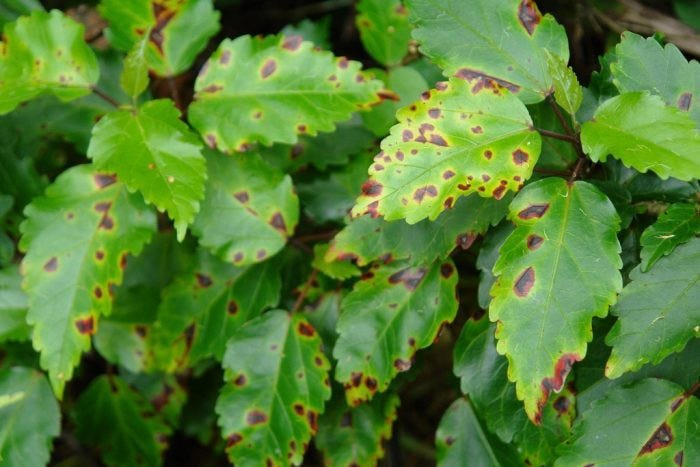
#> input picture uploads/image1.jpg, 700 x 467 px
$ python -i app.py   (imports and definitions only)
#> lines starting #> are read from the running program, lines starting #| are printed output that depends on the picture
#> further down, picture is the input picture: shape (467, 700, 3); mean B, G, R 51, 126.5, 84.7
import os
from flask import Flask, render_template, request, redirect, url_for, send_from_directory
import cv2
import numpy as np
from skimage.feature import hog
from skimage.io import imread
import joblib

# Initialize the Flask app
# [1 line not run here, left out]

# Create the 'uploads' folder if it doesn't exist
UPLOAD_FOLDER = 'uploads'
# [2 lines not run here, left out]

# [1 line that did not run here, left out]

# Function to extract features from an image
def extract_features(image):
    fixed_size = (128, 128)
    image = cv2.resize(image, fixed_size)
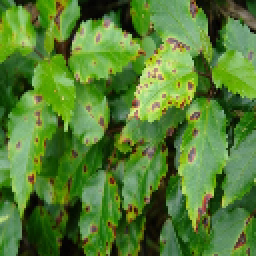
#> image: shape (128, 128, 3) (shown 2 times larger); mean of channels 0, 1, 2 50.8, 126.3, 84.5; drawn as B, G, R
    gray = cv2.cvtColor(image, cv2.COLOR_BGR2GRAY)
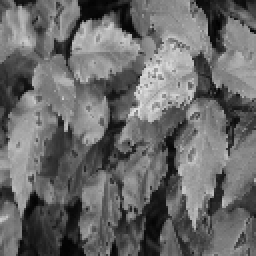
#> gray: shape (128, 128) (shown 2 times larger); min 2, max 225, mean 105.2
    hog_features, _ = hog(gray, block_norm='L2-Hys', pixels_per_cell=(16, 16), cells_per_block=(2, 2), visualize=True)
#> hog_features = 1764 values, max 0.262 at index 1476, min 0.0189 at index 1678, mean 0.155
    hist_features = []
    for channel in range(image.shape[2]):
        hist = cv2.calcHist([image], [channel], None, [32], [0, 256])
        hist_features.extend(hist.flatten())
#> after the loop, hist_features = 96 values, max 3385 at index 0, min 0 at index 21, mean 512
    return np.hstack((hog_features, hist_features))

# Load pre-trained model and scaler
# [2 lines not run here, left out]

# Route to display the upload form
# [3 lines that did not run here, left out]

# Route to handle the prediction
# [27 lines that did not run here, left out]

# Route to serve uploaded menaja
# [3 lines that did not run here, left out]

# [2 lines not run here, left out]

>>> import cv2
>>> picture = cv2.imread('uploads/image1.jpg')
>>> result = extract_features(picture)
#> result = 1860 values, max 3385 at index 1764, min 0 at index 1785, mean 26.57

$ run again, on uploads/d4.jpg
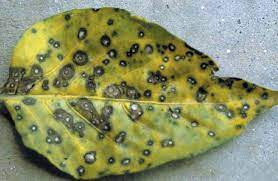
#> input picture uploads/d4.jpg, 278 x 181 px
#> picture is the input picture: shape (181, 278, 3); mean B, G, R 104.1, 145.7, 139.9
#> in extract_features, `image = cv2.resize(image, fixed_size)`:
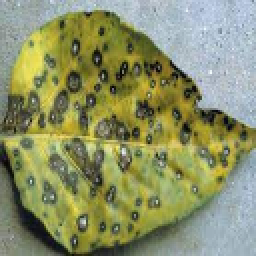
#> image: shape (128, 128, 3) (shown 2 times larger); mean of channels 0, 1, 2 104, 145.6, 139.7; drawn as B, G, R
#> in extract_features, `gray = cv2.cvtColor(image, cv2.COLOR_BGR2GRAY)`:
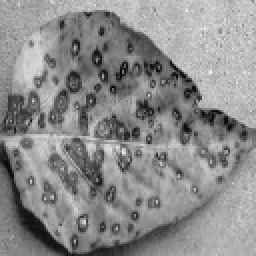
#> gray: shape (128, 128) (shown 2 times larger); min 3, max 247, mean 139.1
#> hog_features = 1764 values, max 0.278 at index 1518, min 0.0114 at index 1280, mean 0.156
#> after the loop in extract_features, `for channel in range(image.shape[2]):`: hist_features = 96 values, max 1587 at index 84, min 0 at index 95, mean 512
#> result = 1860 values, max 1587 at index 1848, min 0 at index 1859, mean 26.57

$ run again, on uploads/d5.jpg
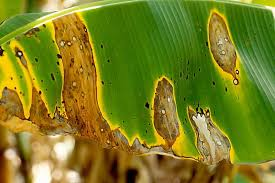
#> input picture uploads/d5.jpg, 275 x 183 px
#> picture is the input picture: shape (183, 275, 3); mean B, G, R 31.3, 127.1, 121.6
#> in extract_features, `image = cv2.resize(image, fixed_size)`:
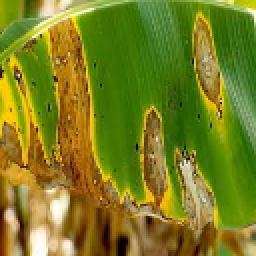
#> image: shape (128, 128, 3) (shown 2 times larger); mean of channels 0, 1, 2 31.2, 127, 121.5; drawn as B, G, R
#> in extract_features, `gray = cv2.cvtColor(image, cv2.COLOR_BGR2GRAY)`:
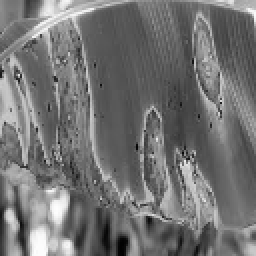
#> gray: shape (128, 128) (shown 2 times larger); min 2, max 254, mean 114.4
#> hog_features = 1764 values, max 0.344 at index 576, min 0.00218 at index 605, mean 0.143
#> after the loop in extract_features, `for channel in range(image.shape[2]):`: hist_features = 96 values, max 6711 at index 0, min 13 at index 65, mean 512
#> result = 1860 values, max 6711 at index 1764, min 0.00218 at index 605, mean 26.56

$ run again, on uploads/h1.jpg
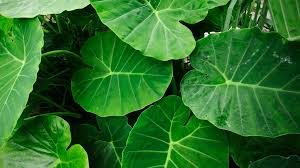
#> input picture uploads/h1.jpg, 300 x 168 px
#> picture is the input picture: shape (168, 300, 3); mean B, G, R 40.8, 111.8, 43.3
#> in extract_features, `image = cv2.resize(image, fixed_size)`:
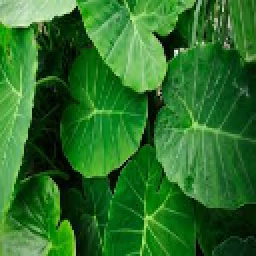
#> image: shape (128, 128, 3) (shown 2 times larger); mean of channels 0, 1, 2 40.8, 111.8, 43.3; drawn as B, G, R
#> in extract_features, `gray = cv2.cvtColor(image, cv2.COLOR_BGR2GRAY)`:
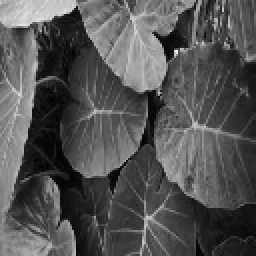
#> gray: shape (128, 128) (shown 2 times larger); min 1, max 245, mean 83.2
#> hog_features = 1764 values, max 0.286 at index 1602, min 0.0129 at index 7, mean 0.151
#> after the loop in extract_features, `for channel in range(image.shape[2]):`: hist_features = 96 values, max 4774 at index 64, min 0 at index 25, mean 512
#> result = 1860 values, max 4774 at index 1828, min 0 at index 1789, mean 26.57
